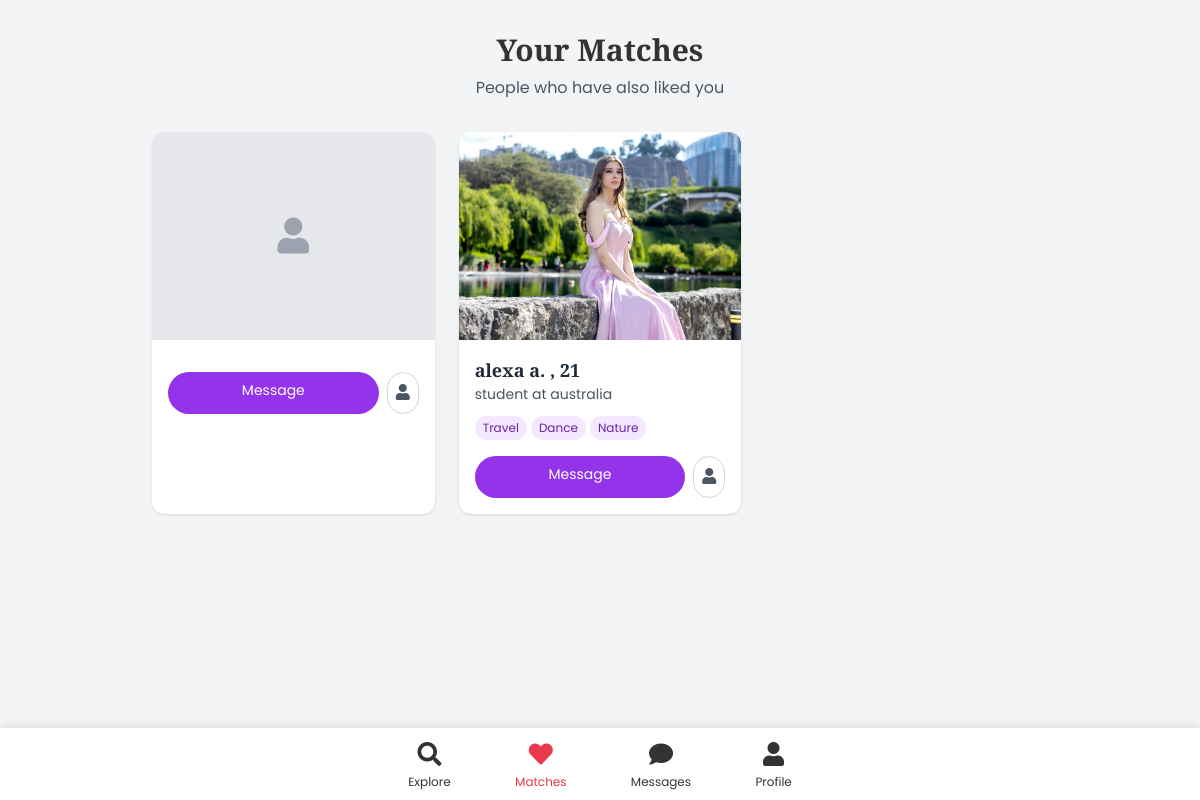
Before: /matches/ (signed in) with the older database file.
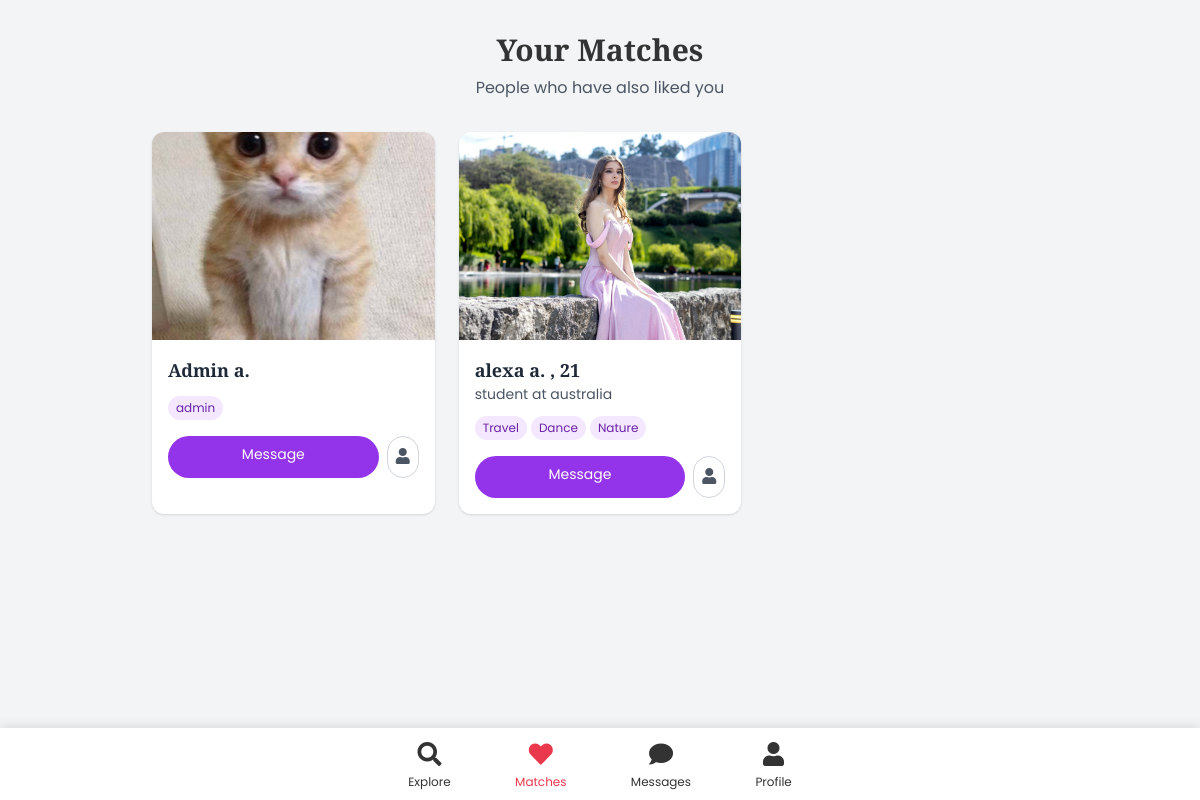
After: the same page with the newer database file.
### app/models.py (models this page shows, shortened)
class UserProfile(models.Model):
    GENDER_CHOICES = (
        ('M', 'Male'),
        ('F', 'Female'),
        ('O', 'Other'),
    )
    user = models.OneToOneField(User, on_delete=models.CASCADE, related_name='profile')
    bio = models.TextField(max_length=500, blank=True)
    birth_date = models.DateField(null=True, blank=True)
    gender = models.CharField(max_length=1, choices=GENDER_CHOICES)
    location = models.CharField(max_length=100, blank=True)
    occupation = models.CharField(max_length=100, blank=True)
    profile_picture = models.ImageField(upload_to='profile_pics/', null=True, blank=True)
    interests = models.ManyToManyField(Interest, blank=True)
    latitude = models.FloatField(null=True, blank=True)
    longitude = models.FloatField(null=True, blank=True)
    last_active = models.DateTimeField(auto_now=True)
    def age(self):
        from datetime import date
        if self.birth_date:
            today = date.today()
            return today.year - self.birth_date.year - ((today.month, today.day) < (self.birth_date.month, self.birth_date.day))
        return None

class Interest(models.Model):
    name = models.CharField(max_length=50, unique=True)

### app/views.py (the view)
# urls.py: path('matches/', views.matches, name='matches'),
@login_required
def matches(request):
    user = request.user
    user_matches = Match.objects.filter(
        (Q(user_from=user) | Q(user_to=user)) & Q(status='A')
    )
    matched_users = []
    for match in user_matches:
        if match.user_from == user:
            matched_users.append(match.user_to)
        else:
            matched_users.append(match.user_from)
    matched_profiles = UserProfile.objects.filter(user__in=matched_users)
    return render(request, 'app/matches.html', {'matched_profiles': matched_profiles})

### templates/app/matches.html (shortened to what this page needs)
{% extends 'app/base.html' %}
{% block content %}
<div class="container mx-auto px-4 py-8 mb-20">
    <div class="max-w-4xl mx-auto">
        <div class="text-center mb-8">
            <h1 class="text-3xl font-bold">Your Matches</h1>
            <p class="text-gray-600 mt-2">People who have also liked you</p>
        </div>
        {% if matched_profiles %}
            <div class="grid grid-cols-2 md:grid-cols-3 gap-6">
                {% for profile in matched_profiles %}
                <div class="bg-white rounded-xl shadow overflow-hidden">
                    <div class="relative">
                        {% if profile.profile_picture %}
                        <img alt="{{ profile.user.first_name }}'s picture" class="w-full h-52 object-cover" src="{{ profile.profile_picture.url }}"/>
                        {% else %}
                        <div class="w-full h-52 bg-gray-200 flex items-center justify-center">
                            <i class="fas fa-user text-4xl text-gray-400"></i>
                        </div>
                        {% endif %}
                    </div>
                    <div class="p-4">
                        <h2 class="text-lg font-semibold text-gray-800">
                            {{ profile.user.first_name }} {% if profile.user.last_name %}{{ profile.user.last_name|first }}.{% endif %}
                            {% if profile.age %}, {{ profile.age }}{% endif %}
                        </h2>
                        <p class="text-sm text-gray-600 truncate">
                            {% if profile.occupation %}{{ profile.occupation }}{% endif %}
                            {% if profile.location and profile.occupation %} at {{ profile.location }}{% elif profile.location %}{{ profile.location }}{% endif %}
                        </p>
                        {% if profile.interests.all %}
                        <div class="mt-3">
                            <div class="flex flex-wrap gap-1">
                                {% for interest in profile.interests.all|slice:":3" %}
                                <span class="bg-purple-100 text-purple-800 text-xs px-2 py-1 rounded-full">{{ interest.name }}</span>
                                {% endfor %}
                            </div>
                        </div>
                        {% endif %}
                        <div class="mt-4 flex space-x-2">
                            <a href="{% url 'start_conversation' user_id=profile.user.id %}" class="flex-1 bg-purple-600 text-white text-center py-2 px-4 rounded-full text-sm hover:bg-purple-700 transition duration-200">
                                Message
                            </a>
                            <button class="bg-white border border-gray-300 p-2 rounded-full hover:bg-gray-100 view-profile-btn"
                                    data-profile-id="{{ profile.id }}"
                                    title="View Profile"
                                    aria-label="View Profile">
                                <i class="fas fa-user text-gray-600"></i>
                            </button>
                        </div>
                    </div>
                </div>
                {% endfor %}
            </div>
        {% endif %}
    </div>
</div>
{% endblock %}

### templates/app/base.html (shortened to what this page needs)
<!DOCTYPE html>
<html lang="en">
<head>
    <script src="https://cdn.tailwindcss.com"></script>
    <link href="https://cdnjs.cloudflare.com/ajax/libs/font-awesome/5.15.3/css/all.min.css" rel="stylesheet">
</head>
<body class="bg-gray-100 min-h-screen {% if request.resolver_match.url_name == 'chat' %}chat-view{% endif %}">
    {% block content %}{% endblock %}
    {% if user.is_authenticated %}
    <nav class="footer-nav">
        <div class="flex justify-around max-w-md mx-auto">
            <a href="{% url 'explore' %}" class="nav-item flex flex-col items-center {% if request.resolver_match.url_name == 'explore' %}active{% endif %}">
                <i class="fas fa-search text-2xl"></i>
                <span class="text-xs mt-1">Explore</span>
            </a>
            <a href="{% url 'matches' %}" class="nav-item flex flex-col items-center {% if request.resolver_match.url_name == 'matches' %}active{% endif %}">
                <i class="fas fa-heart text-2xl"></i>
                <span class="text-xs mt-1">Matches</span>
            </a>
            <a href="{% url 'conversations' %}" class="nav-item flex flex-col items-center {% if request.resolver_match.url_name == 'conversations' %}active{% endif %}">
                <i class="fas fa-comment text-2xl"></i>
                <span class="text-xs mt-1">Messages</span>
            </a>
            <a href="{% url 'profile' %}" class="nav-item flex flex-col items-center {% if request.resolver_match.url_name == 'profile' %}active{% endif %}">
                <i class="fas fa-user text-2xl"></i>
                <span class="text-xs mt-1">Profile</span>
            </a>
        </div>
    </nav>
    {% endif %}
</body>
</html>

### templates/app/base.html (style rules this page uses)
:root { --primary-purple: #9b87f5; --secondary-purple: #7E69AB; --light-purple: #D6BCFA; --affair-pink: #FFDEE2; --affair-peach: #FDE1D3; --affair-red: #ea384c; --dark-text: #333; --light-text: #fff; --medium-text: #666; --gray-text: #888; --box-shadow: 0 10px 30px rgba(0, 0, 0, 0.1); --border-radius: 10px; --section-padding: 5rem 1rem; }
body { font-family: 'Poppins', sans-serif; color: var(--dark-text); line-height: 1.6; overflow-x: hidden; }
h1, h2, h3, h4, h5, h6 { font-family: 'Playfair Display', serif; font-weight: 600; line-height: 1.2; }
.footer-nav { position: fixed; bottom: 0; left: 0; right: 0; background: #ffffff; padding: 10px 0; box-shadow: 0 -2px 10px rgba(0,0,0,0.1); z-index: 1000; }
.nav-item.active { color: var(--affair-red); }

Changed rows visible on the page:
changed UserProfile: profile_picture: picture added; user.first_name (not shown) → "Admin"; user.last_name|first (not shown) → "a"
added Interest: name "admin", shown under UserProfile "Admin"
